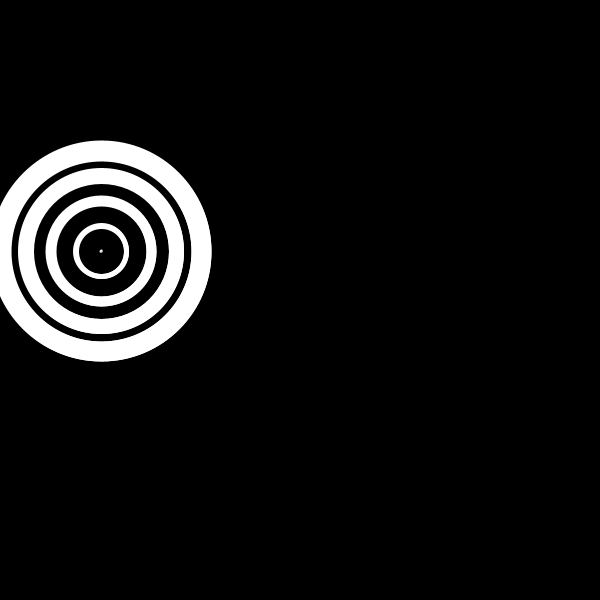
Frame 1 (no input)
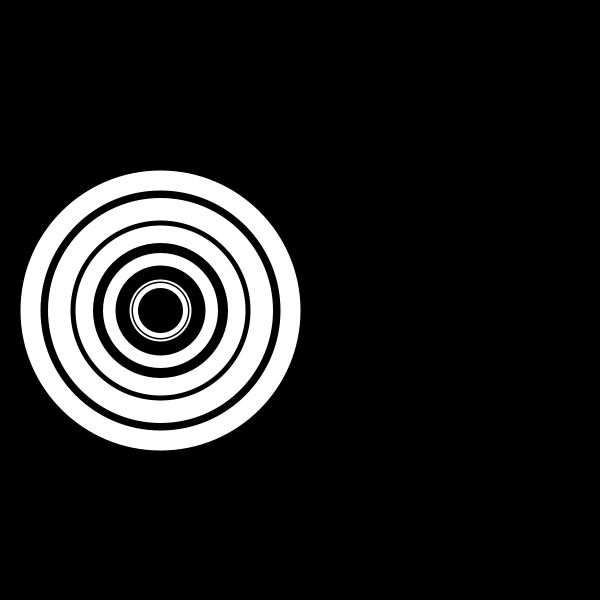
Frame 60 (the mouse pressed at the canvas centre just before this capture)
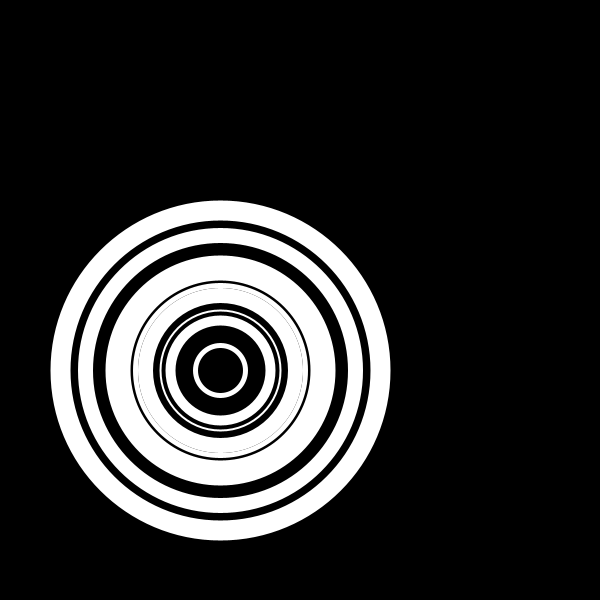
Frame 120 (the mouse held since frame 60 and released just before this capture)

The Processing sketch that drew these frames (run headless with seeded random() and noise(); from frame 60 on, the mouse is pressed at the canvas centre):

// Processing sketch: processing_50619
// ── processing_50619.pde

//inner circle
int x;
int y;
int directionx;
int directiony;
//2nd circle
int c;
int d;
int directionc;
int directiond;
//3rd circle
int a;
int b;
int directiona;
int directionb;
//4th circle
int e;
int f;
int directione;
int directionf;
//growing circle
int colorValue;

//runs once
void setup(){
  size (600,600);
  //growing circle commands
  colorValue=0;
  //inner circle commands
  x=100;
  y=250;
  directionx=1;
  directiony=1;
  // 2nd circle commands
  c=100;
  d=250;
  directionc=1;
  directiond=1;
  //3rd circle commands
  a=100;
  b=250;
  directiona=1;
  directionb=1;
  //4th circle commands
  e=100;
  f=250;
  directione=1;
  directionf=1;
}

void draw(){
  smooth();
  background(0);
  colorValue++;
  
  e += directione;
  f += directionf;
  //4th white ring
  stroke (255);
  strokeWeight (20);
  noFill ();
  ellipse (e,f,200,200);
  
  a += directiona; 
  b += directionb;
  //3rd white ring
  stroke (255);
  strokeWeight (15);
  noFill ();
  ellipse (a,b,150,150);
  //bounce command
   if (b > 600){
    directionb=-1;
  }
 
  
  c += directionc;
  d += directiond;
  //2nd white ring
  stroke (255);
  strokeWeight (10);
  noFill();
  ellipse (c,d,100,100);
  //bounce command
  if (d > 600){
    directiond=-1;
  }
  if (c > 600){
    directionc=-1;
  }
  
  x += directionx; //x= x + directionx; (another way of writing it)
  y += directiony;
  //smallest white ring
  stroke (255);
  strokeWeight (5);
  noFill();
  ellipse (x,y,50,50);
  
  //growing ellipse
  stroke (255);
  strokeWeight (2);
  noFill ();
  ellipse (x,y,colorValue,colorValue);
  stroke (255);
  strokeWeight (5);
  noFill ();
  ellipse (x,y,50+colorValue,50+colorValue);
  stroke (255);
  strokeWeight (10);
  noFill ();
  ellipse (x,y,100+colorValue,100+colorValue);
  stroke (255);
  strokeWeight (15);
  noFill ();
  ellipse (x,y,150+colorValue,150+colorValue);
  stroke (255);
  strokeWeight (20);
  noFill ();
  ellipse (x,y,200+colorValue,200+colorValue);
   
  //bounce command off all walls (inner Circle)
  if(y > 600){
    directiony=-1;
  } 
  if(x > 600){
    directionx=-1;
  }
  if(y < 0){
    directiony=1;
  }
  if(x < 0){
    directionx=1;
  }

}
